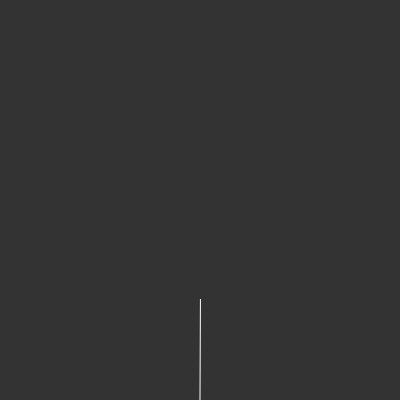
Frame 1 (no input)
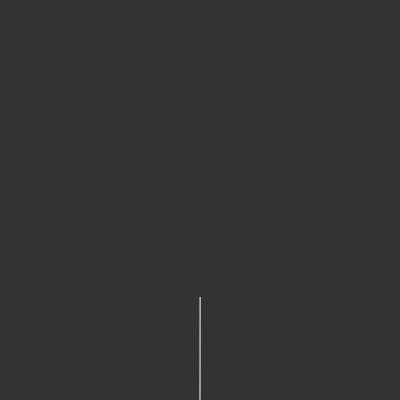
Frame 60 (no input)
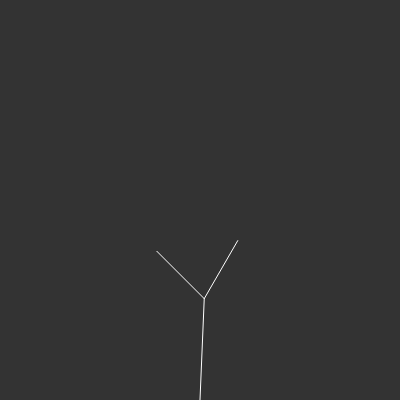
Frame 120 (the mouse pressed at the canvas centre since frame 60)

The p5.js sketch that drew these frames (run headless with seeded random() and noise() and a simulated clock; from frame 60 on, the mouse is pressed at the canvas centre):

// p5.js sketch
// ── sketch.js
let Tree;
let gen = 0;
const maxGen = 7;
//let Ydiff = [];
let jitter = [0,0];
let fix_jitter;

function setup() {
  createCanvas(400, 400); 
  
  let begin = createVector(width / 2, height);
  let end = createVector(width / 2, height - 100);
  let _root = new branch(begin, end, gen);
  Tree = new tree(_root)
}

function mousePressed() {
    if( gen < maxGen){
        //console.log(gen)
        Tree.addNextGeneration(gen);
        gen++;
    }
}

function draw() {
  background(51);

  let diffXY = [random(-1,1),random(-1,1)]  //confine the range of jittering
  diffXY.forEach((dXY,index)=>{
    if((jitter[index] + dXY) > 10){
        jitter[index] -= dXY;
      }else if((jitter[index] + dXY) < -10){
        jitter[index] -= dXY;
      }else{
        jitter[index] += dXY;
      }
  })

  Tree.showTree(jitter);

  if( gen == maxGen &&  min(Tree.Ydiff) < height){
    if(fix_jitter == undefined){
        fix_jitter = jitter.slice();  //deep copy jitter only once
      }
      Tree.showLeaves(fix_jitter);
  } 
}
// ── branch.js
class branch{
    constructor(begin, end, generation){
        this.begin = begin;
        this.end = end;
        this.generation = generation;
        this.childA = null;
        this.childB = null;
        if(this.generation == maxGen){
            Tree.leaves.push(this.end);
            Tree.Ydiff.push(0)
        }
    }

    addChildren(_gen){
        //console.log('now gen:' + this.generation + ', _gen:' + _gen)
        if(this.childA == null){
            let dir1 = p5.Vector.sub(this.end, this.begin);
            let dir2 = p5.Vector.sub(this.end, this.begin);
            dir1.rotate(PI / 6);
            dir2.rotate(-PI / 4);
            dir1.mult(0.67);
            dir2.mult(0.67);
            let newEnd1 = p5.Vector.add(this.end, dir1);
            let newEnd2 = p5.Vector.add(this.end, dir2);
            this.childA = new branch(this.end, newEnd1, this.generation + 1);
            this.childB = new branch(this.end, newEnd2, this.generation + 1);
        }

        if( _gen > this.generation){
            this.childA.addChildren(_gen)
            this.childB.addChildren(_gen)
        }
    }

    showBranch(j){
        const newBeginX = (this.generation == 0) ? 0 : j[0];  //fix the begin point of the root
        const newBeginY = (this.generation == 0) ? 0 : j[1]; 
        stroke(255);
        line(this.begin.x + newBeginX, this.begin.y + newBeginY, this.end.x + j[0], this.end.y + j[1]);
        if(this.childA && this.childB){
            this.childA.showBranch(j);
            this.childB.showBranch(j);
        }
    }
}
// ── tree.js
class tree{
    constructor(_root){
        this.root = _root;
        this.leaves = [];
        this.Ydiff = []
    }

    addNextGeneration(_gen){
        this.root.addChildren(_gen)
    }

    showTree(j){
        this.root.showBranch(j); 
    }

    showLeaves(fix_j){
        this.leaves.forEach((leaf, index)=>{
            this.Ydiff[index] += random(0,3)
            fill(255, 0, 100, 100);
            noStroke();
            ellipse(leaf.x + fix_j[0], leaf.y + fix_j[1]+ this.Ydiff[index], 8, 8);
        })
    }
}
